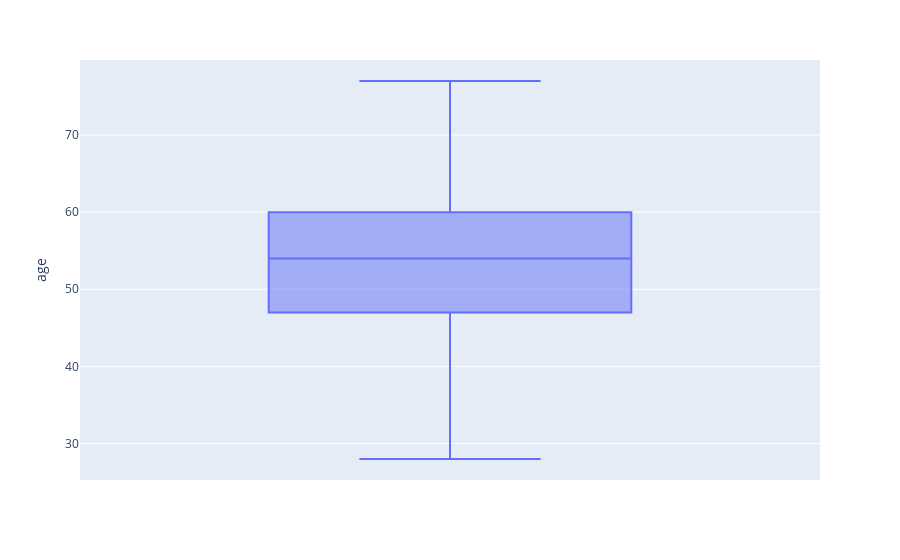
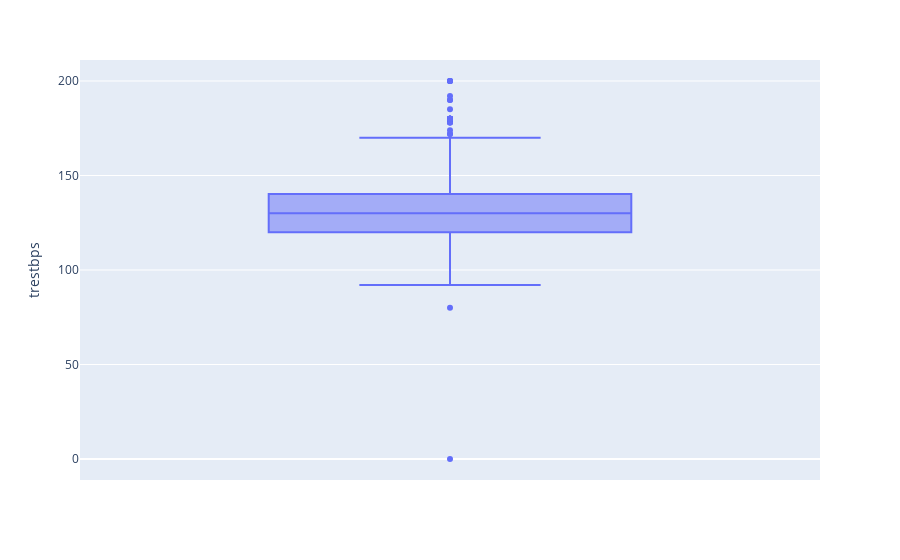
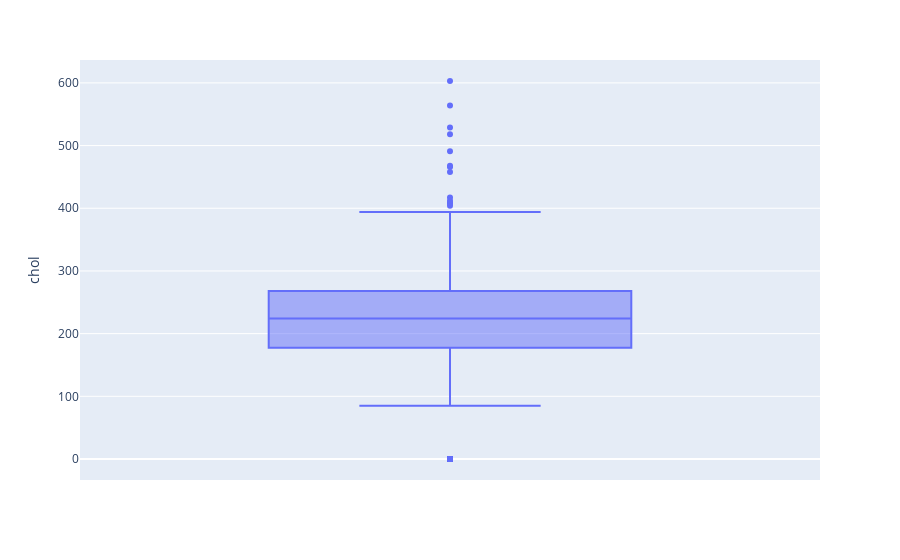
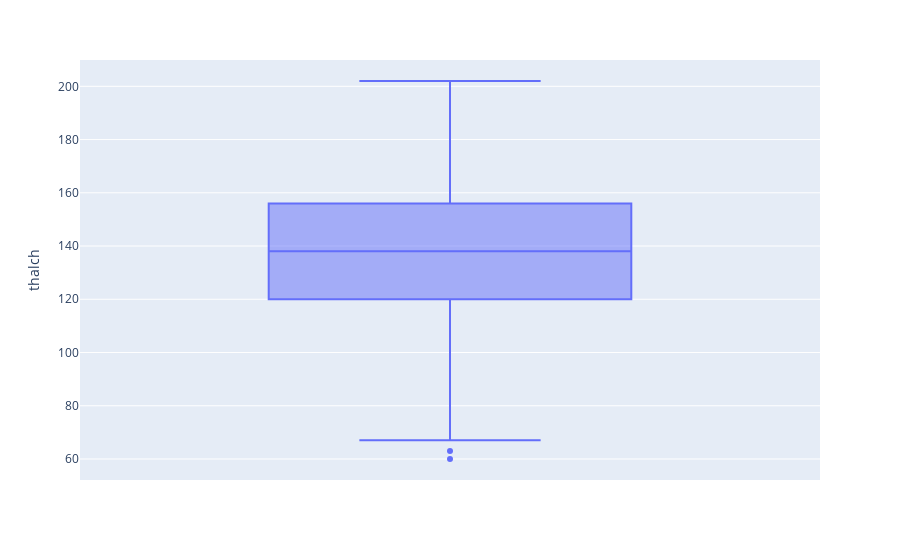

Notebook code cell kept with these figures, in order:
### Code cell
# make box plots of all the numeric columns using for loop and plotly
fig = px.box(data_frame=df, y='age')
fig.show()

fig = px.box(data_frame=df, y='trestbps')
fig.show()

fig = px.box(data_frame=df, y='chol')
fig.show()

fig = px.box(data_frame=df, y='thalch')
fig.show()

fig = px.box(data_frame=df, y='oldpeak')
fig.show()

### Figure 1 — Plotly figure (JSON) as saved in the notebook; plotly's stock layout.template omitted (floating-point values rounded to 4 significant figures; data arrays with more than 128 entries replaced by an {"elided": "..."} marker saying what was removed)
{"data": [{"alignmentgroup": "True", "hovertemplate": "age=%{y}<extra></extra>", "legendgroup": "", "marker": {"color": "#636efa"}, "name": "", "notched": false, "offsetgroup": "", "orientation": "v", "showlegend": false, "type": "box", "x0": " ", "xaxis": "x", "y": {"elided": "920 int values"}, "y0": " ", "yaxis": "y"}], "layout": {"boxmode": "group", "legend": {"tracegroupgap": 0}, "margin": {"t": 60}, "xaxis": {"anchor": "y", "domain": [0, 1]}, "yaxis": {"anchor": "x", "domain": [0, 1], "title": {"text": "age"}}}}

### Figure 2 — Plotly figure (JSON) as saved in the notebook; plotly's stock layout.template omitted (floating-point values rounded to 4 significant figures; data arrays with more than 128 entries replaced by an {"elided": "..."} marker saying what was removed)
{"data": [{"alignmentgroup": "True", "hovertemplate": "trestbps=%{y}<extra></extra>", "legendgroup": "", "marker": {"color": "#636efa"}, "name": "", "notched": false, "offsetgroup": "", "orientation": "v", "showlegend": false, "type": "box", "x0": " ", "xaxis": "x", "y": {"elided": "920 float values"}, "y0": " ", "yaxis": "y"}], "layout": {"boxmode": "group", "legend": {"tracegroupgap": 0}, "margin": {"t": 60}, "xaxis": {"anchor": "y", "domain": [0, 1]}, "yaxis": {"anchor": "x", "domain": [0, 1], "title": {"text": "trestbps"}}}}

### Figure 3 — Plotly figure (JSON) as saved in the notebook; plotly's stock layout.template omitted (floating-point values rounded to 4 significant figures; data arrays with more than 128 entries replaced by an {"elided": "..."} marker saying what was removed)
{"data": [{"alignmentgroup": "True", "hovertemplate": "chol=%{y}<extra></extra>", "legendgroup": "", "marker": {"color": "#636efa"}, "name": "", "notched": false, "offsetgroup": "", "orientation": "v", "showlegend": false, "type": "box", "x0": " ", "xaxis": "x", "y": {"elided": "920 float values"}, "y0": " ", "yaxis": "y"}], "layout": {"boxmode": "group", "legend": {"tracegroupgap": 0}, "margin": {"t": 60}, "xaxis": {"anchor": "y", "domain": [0, 1]}, "yaxis": {"anchor": "x", "domain": [0, 1], "title": {"text": "chol"}}}}

### Figure 4 — Plotly figure (JSON) as saved in the notebook; plotly's stock layout.template omitted (floating-point values rounded to 4 significant figures; data arrays with more than 128 entries replaced by an {"elided": "..."} marker saying what was removed)
{"data": [{"alignmentgroup": "True", "hovertemplate": "thalch=%{y}<extra></extra>", "legendgroup": "", "marker": {"color": "#636efa"}, "name": "", "notched": false, "offsetgroup": "", "orientation": "v", "showlegend": false, "type": "box", "x0": " ", "xaxis": "x", "y": {"elided": "920 float values"}, "y0": " ", "yaxis": "y"}], "layout": {"boxmode": "group", "legend": {"tracegroupgap": 0}, "margin": {"t": 60}, "xaxis": {"anchor": "y", "domain": [0, 1]}, "yaxis": {"anchor": "x", "domain": [0, 1], "title": {"text": "thalch"}}}}
